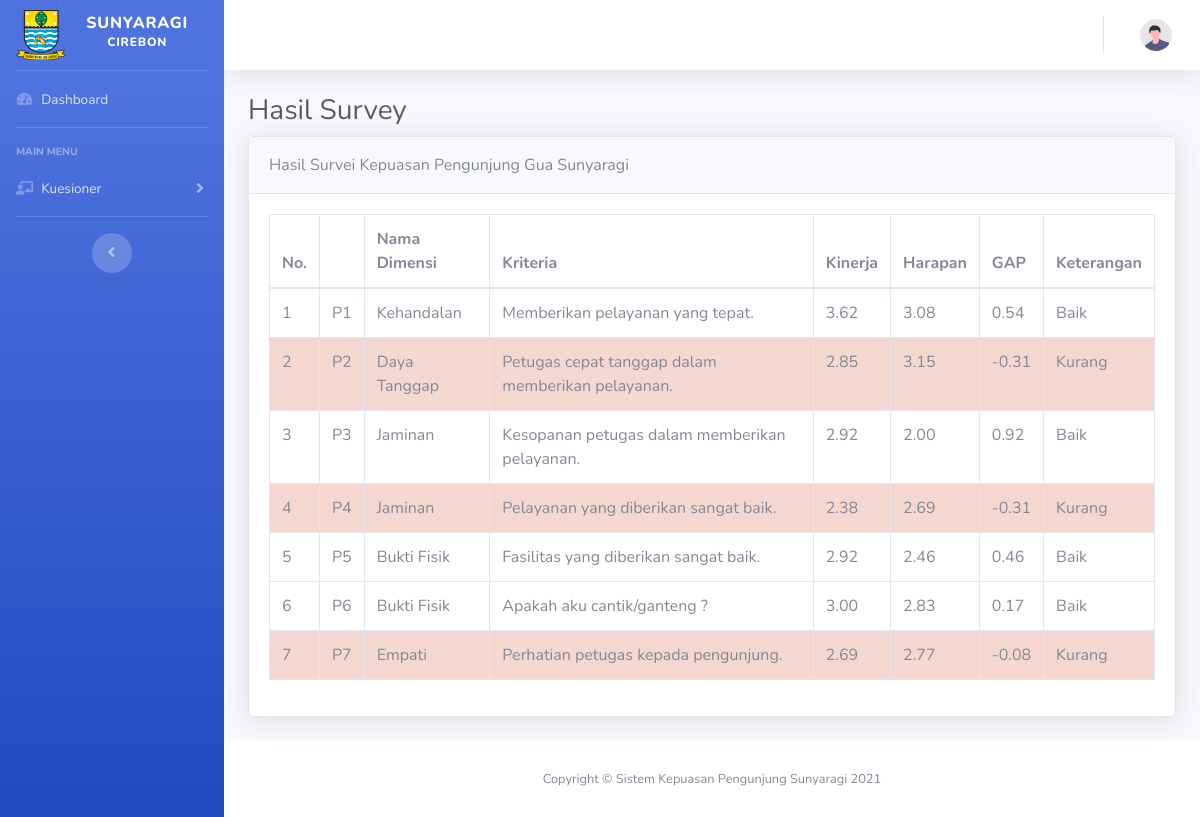
The page /index.php/adm/hasilsurvey on the database its author committed.
### tables this page shows
CREATE TABLE `survei` (
  `id_survei` varchar(256) NOT NULL,
  `nama_pelanggan` varchar(100) NOT NULL,
  `jk` varchar(1) NOT NULL,
  `umur` int(5) NOT NULL,
  `alamat` varchar(255) NOT NULL,
  `kritik_saran` text NOT NULL,
  `tgl_survei` timestamp NOT NULL DEFAULT CURRENT_TIMESTAMP ON UPDATE CURRENT_TIMESTAMP
);

CREATE TABLE `dimensi` (
  `id_dimensi` int(11) NOT NULL,
  `nama_dimensi` varchar(100) NOT NULL
);

CREATE TABLE `kriteria` (
  `id_kriteria` int(11) NOT NULL,
  `id_dimensi` int(11) NOT NULL,
  `kriteria` varchar(255) NOT NULL
);

### application/core/My_Controller.php (called while the page is built, shortened)
<?php
class My_Controller extends CI_Controller {
	function Paging($content,$data=NULL){
		$data['headernya'] = $this->load->view('template/header',$data,TRUE);
		$data['isinya'] = $this->load->view($content,$data,TRUE);
		$data['footernya'] = $this->load->view('template/footer',$data,TRUE);
		$data['jsnya'] = $this->load->view('template/js',$data,TRUE);
		$this->load->view('template/index',$data);
	}
}

### application/controllers/adm/HasilSurvey.php (called while the page is built, shortened)
  <?php
class HasilSurvey extends My_Controller {
	public function index(){
	    $this->db->select('*');
      $this->db->select_avg('survei_detail.skor_kinerja','rata2_kinerja');
      $this->db->select_avg('survei_detail.skor_harapan','rata2_harapan');
      $this->db->join('survei_detail', 'survei.id_survei = survei_detail.id_survei');
      $this->db->join('kriteria', 'kriteria.id_kriteria = survei_detail.id_kriteria');
      $this->db->join('dimensi', 'dimensi.id_dimensi = kriteria.id_dimensi');
      $this->db->from('survei');
      $this->db->group_by("kriteria.id_kriteria");
      $this->db->order_by("dimensi.id_dimensi");
      $query = $this->db->get();
         $data=array(
            "hasilSurvey"=>$query->result(),
        );
		$this->Paging('isi/adm/isisurvey', $data);
	}
}

### index.php (called while the page is built, shortened)
<?php
require_once BASEPATH.'core/CodeIgniter.php';

### application/views/isi/adm/isisurvey.php (the view)
    <div class="container-fluid">
        <h1 class="h3 mb-2 text-gray-800">Hasil Survey</h1>
        <div class="card shadow mb-4">
            <div class="card-header py-3">
               Hasil Survei Kepuasan Pengunjung Gua Sunyaragi
            </div>
            <div class="card-body">
                <div class="table-responsive">
                   <table class="table table-bordered" width="100%" cellspacing="0">
                        <thead>
                            <tr>
                                <th width="20">No.</th>
                                <th></th>
                                <th>Nama Dimensi</th>
                                <th>Kriteria</th>
                                <th>Kinerja</th>
                                <th>Harapan</th>
                                <th>GAP</th>
                                <th>Keterangan</th>
                            </tr>
                        </thead>
                        <tbody>
              <?php $no=1; $no2=1; foreach ($hasilSurvey as $hs): ?>
              <?php  $gap = $hs->rata2_kinerja - $hs->rata2_harapan;
                             if ($gap < 0) {
                               $warna = '#f3d7d0';
                               $keterangan = "Kurang";
                           }else{
                              $warna = '';
                              $keterangan = "Baik";
                             }
                       ?>
                            <tr bgcolor="<?php echo $warna; ?>">
                                <td><?php echo $no++; ?></td>
                                <td align="center">P<?php echo $no2++; ?></td>
                                <td><?php echo $hs->nama_dimensi ?></td>
                                <td><?php echo $hs->kriteria ?></td>
                                <td><?php echo number_format($hs->rata2_kinerja,2) ?></td>
                                <td><?php echo number_format($hs->rata2_harapan,2) ?></td>
                                <td><?php echo number_format($gap,2) ?></td>
                                <td><?php echo $keterangan; ?></td>
                            </tr>
      <?php endforeach; ?>
                        </tbody>
                    </table>
                </div>
            </div>
        </div>
    </div>
</div>

### application/views/template/header.php (shortened to what this page needs)
<!DOCTYPE html>
<html lang="en">
<head>
    <link href="<?php echo base_url();?>assets/vendor/fontawesome-free/css/all.min.css" rel="stylesheet" type="text/css">
    <link href="<?php echo base_url();?>assets/sweet-alert2/sweetalert2.min.css" rel="stylesheet" type="text/css">
<link href="<?php echo base_url();?>assets/sweet-alert2/sweetalert2.min.css" rel="stylesheet" type="text/css">
    <link href="<?php echo base_url();?>assets/css/sb-admin-2.min.css" rel="stylesheet">
</head>
<body id="page-top">
    <div id="wrapper">
        <ul class="navbar-nav bg-gradient-primary sidebar sidebar-dark accordion" id="accordionSidebar">
            <a class="sidebar-brand d-flex align-items-center justify-content-center" href="index.html">
                <div class="sidebar-brand-icon">
                    <img src="<?php echo base_url();?>assets/cirebon.png" height="50">
                </div>
                <div class="sidebar-brand-text mx-2">SUNYARAGI<sup> CIREBON</sup></div>
            </a>
            <hr class="sidebar-divider my-0">
            <?php if ($this->session->userdata('level') == "Administrator"): ?>
            <li class="nav-item">
                <a class="nav-link" href="<?php echo site_url();?>adm/dashboard">
                    <i class="fas fa-fw fa-tachometer-alt"></i>
                    <span>Dashboard</span></a>
            </li>
            <hr class="sidebar-divider">
            <div class="sidebar-heading">
                Main Menu
            </div>
            <li class="nav-item">
                <a class="nav-link collapsed" href="#" data-toggle="collapse" data-target="#collapseTwo"
                    aria-expanded="true" aria-controls="collapseTwo">
                    <i class="fas fa-fw fa-th-list"></i>
                    <span>Master Data</span>
                </a>
                <div id="collapseTwo" class="collapse" aria-labelledby="headingTwo" data-parent="#accordionSidebar">
                    <div class="bg-white py-2 collapse-inner rounded">
                        <h6 class="collapse-header">Menu :</h6>
                        <a class="collapse-item" href="<?php echo site_url();?>adm/dimensi">Dimensi</a>
                        <a class="collapse-item" href="<?php echo site_url();?>adm/kriteria">Kriteria</a>
                    </div>
                </div>
            </li>
            <li class="nav-item">
                <a class="nav-link collapsed" href="#" data-toggle="collapse" data-target="#collapseUtilities"
                    aria-expanded="true" aria-controls="collapseUtilities">
                    <i class="fas fa-fw fa-chalkboard-teacher"></i>
                    <span>Kuesioner</span>
                </a>
                <div id="collapseUtilities" class="collapse" aria-labelledby="headingUtilities"
                    data-parent="#accordionSidebar">
                    <div class="bg-white py-2 collapse-inner rounded">
                        <h6 class="collapse-header">Menu :</h6>
                        <a class="collapse-item" href="<?php echo site_url();?>adm/hasilsurvey">Hasil Kuesioner</a>
                        <a class="collapse-item" href="<?php echo site_url();?>adm/servperf">Analisis Serperv</a>
                    </div>
                </div>
            </li>
            <li class="nav-item">
                <a class="nav-link" href="<?php echo site_url();?>adm/pengguna">
                    <i class="fas fa-fw fa-user-plus"></i>
                    <span>Pengguna</span></a>
            </li>
             <li class="nav-item">
                <a class="nav-link" href="<?php echo site_url();?>adm/settingperusahaan">
                    <i class="fas fa-fw fa-cogs"></i>
                    <span>Profil Perusahaan</span></a>
            </li>
<?php else: ?>
            <li class="nav-item">
                <a class="nav-link" href="<?php echo site_url();?>direktur/dashboard">
                    <i class="fas fa-fw fa-tachometer-alt"></i>
                    <span>Dashboard</span></a>
            </li>
            <hr class="sidebar-divider">
            <div class="sidebar-heading">
                Main Menu
            </div>
            <li class="nav-item">
                <a class="nav-link collapsed" href="#" data-toggle="collapse" data-target="#collapseUtilities"
                    aria-expanded="true" aria-controls="collapseUtilities">
                    <i class="fas fa-fw fa-chalkboard-teacher"></i>
                    <span>Kuesioner</span>
                </a>
            </li>
            <?php endif; ?>
            <hr class="sidebar-divider">
            <div class="text-center d-none d-md-inline">
                <button class="rounded-circle border-0" id="sidebarToggle"></button>
            </div>
        </ul>
        <div id="content-wrapper" class="d-flex flex-column">
            <div id="content">
                <nav class="navbar navbar-expand navbar-light bg-white topbar mb-4 static-top shadow">
                    <ul class="navbar-nav ml-auto">
                        <li class="nav-item dropdown no-arrow">
                            <a class="nav-link dropdown-toggle" href="#" id="userDropdown" role="button"
                                data-toggle="dropdown" aria-haspopup="true" aria-expanded="false">
                                <img class="img-profile rounded-circle"
                                    src="<?php echo base_url();?>assets/img/undraw_profile.svg">
                            </a>
                        </li>
                    </ul>
                </nav>

### application/views/template/footer.php (shortened to what this page needs)
        <footer class="sticky-footer bg-white">
            <div class="container my-auto">
                <div class="copyright text-center my-auto">
                    <span>Copyright &copy; Sistem Kepuasan Pengunjung Sunyaragi 2021</span>
                </div>
            </div>
        </footer>
    </div>
</div>

### application/views/template/js.php (shortened to what this page needs)
</body>
</html>

### application/views/template/index.php
<?php echo $headernya; ?>
 <?php echo $isinya; ?>
 <?php echo $footernya; ?>
 <?php echo $jsnya; ?>

### rows shown on the page
survei: dimensi.nama_dimensi "Kehandalan", kriteria.kriteria "Memberikan pelayanan yang tepat.", rata2_kinerja "3.62", rata2_harapan "3.08", gap "0.54", keterangan "Baik", dimensi.nama_dimensi "Daya Tanggap", kriteria.kriteria "Petugas cepat tanggap dalam memberikan pelayanan.", rata2_kinerja "2.85", rata2_harapan "3.15", gap "-0.31", keterangan "Kurang", dimensi.nama_dimensi "Jaminan", kriteria.kriteria "Kesopanan petugas dalam memberikan pelayanan.", rata2_kinerja "2.92", rata2_harapan "2.00", gap "0.92", kriteria.kriteria "Pelayanan yang diberikan sangat baik.", rata2_kinerja "2.38", rata2_harapan "2.69", dimensi.nama_dimensi "Bukti Fisik", kriteria.kriteria "Fasilitas yang diberikan sangat baik.", rata2_harapan "2.46", gap "0.46", dimensi.nama_dimensi "Empati", kriteria.kriteria "Perhatian petugas kepada pengunjung.", rata2_kinerja "2.69", rata2_harapan "2.77", gap "-0.08"
survei: dimensi.nama_dimensi "Bukti Fisik", kriteria.kriteria "Apakah aku cantik/ganteng ?", rata2_kinerja "3.00", rata2_harapan "2.83", gap "0.17", keterangan "Baik"
